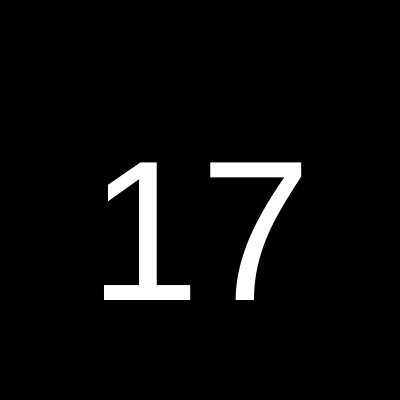
Frame 1 (no input)
Frame 2 (the mouse pressed at the canvas centre, redrawn once): blank canvas, image omitted

The p5.js sketch that drew this single still picture (run headless with seeded random() and noise() and a simulated clock; the mouse was pressed at the canvas centre and the sketch redrawn once):

// p5.js sketch
// ── sketch.js
const done = [3,4,12];
const sketchNums = [1,8,11,12,13,15,23,16,24,17]; // (new Array(25)).fill(null).map((a, i) => i + 1).filter(num => !done.includes(num));

function setup() {
  createCanvas(400, 400);
}

function draw() {
  noLoop();
  background(0);
  const rand = Math.round(Math.random() * sketchNums.length);
  textSize(200);
  fill('white');
  textAlign(CENTER);
  text(sketchNums[rand], 200, 300);
}
